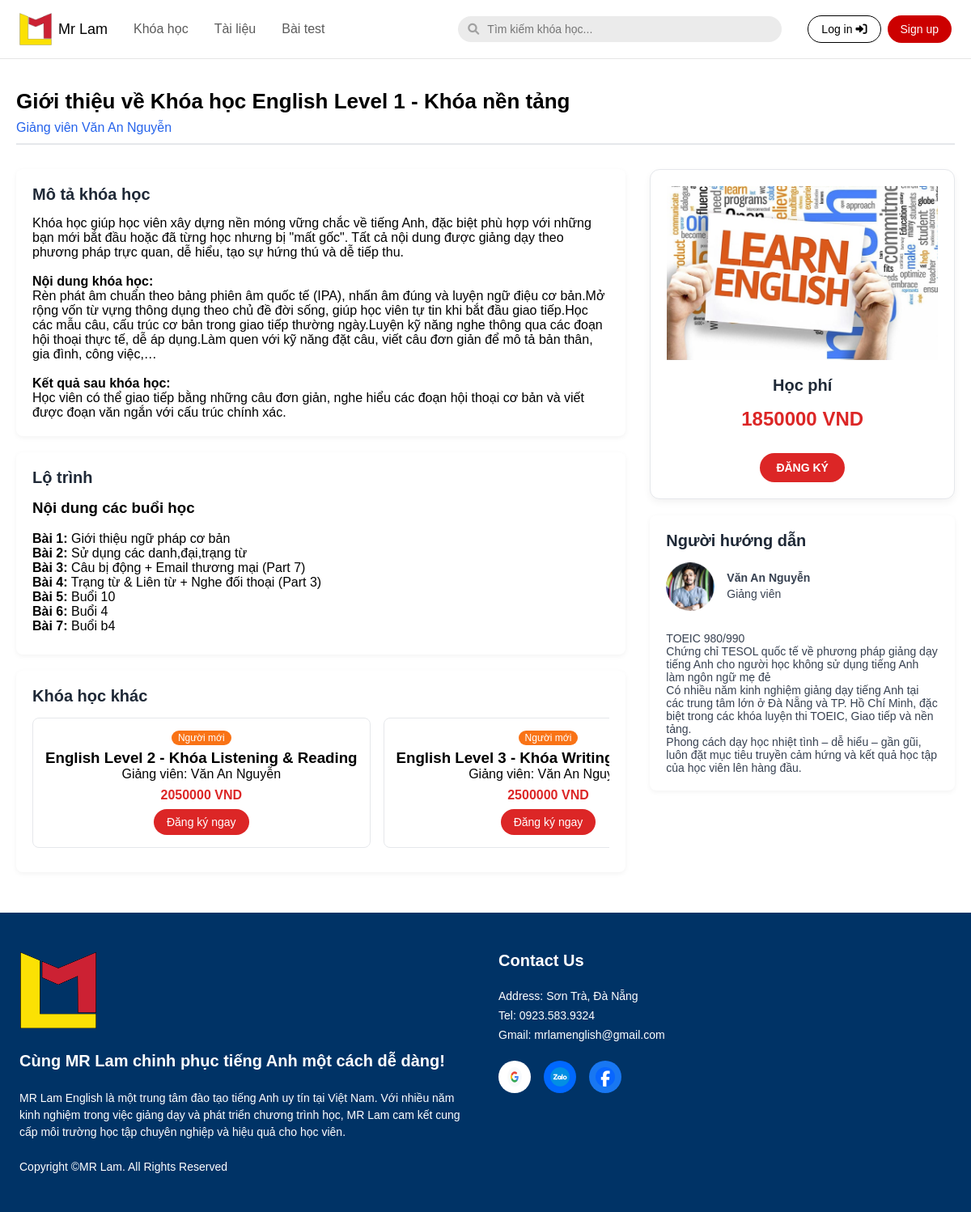
/course_user/courses/1/, run on an earlier commit of the app's database.
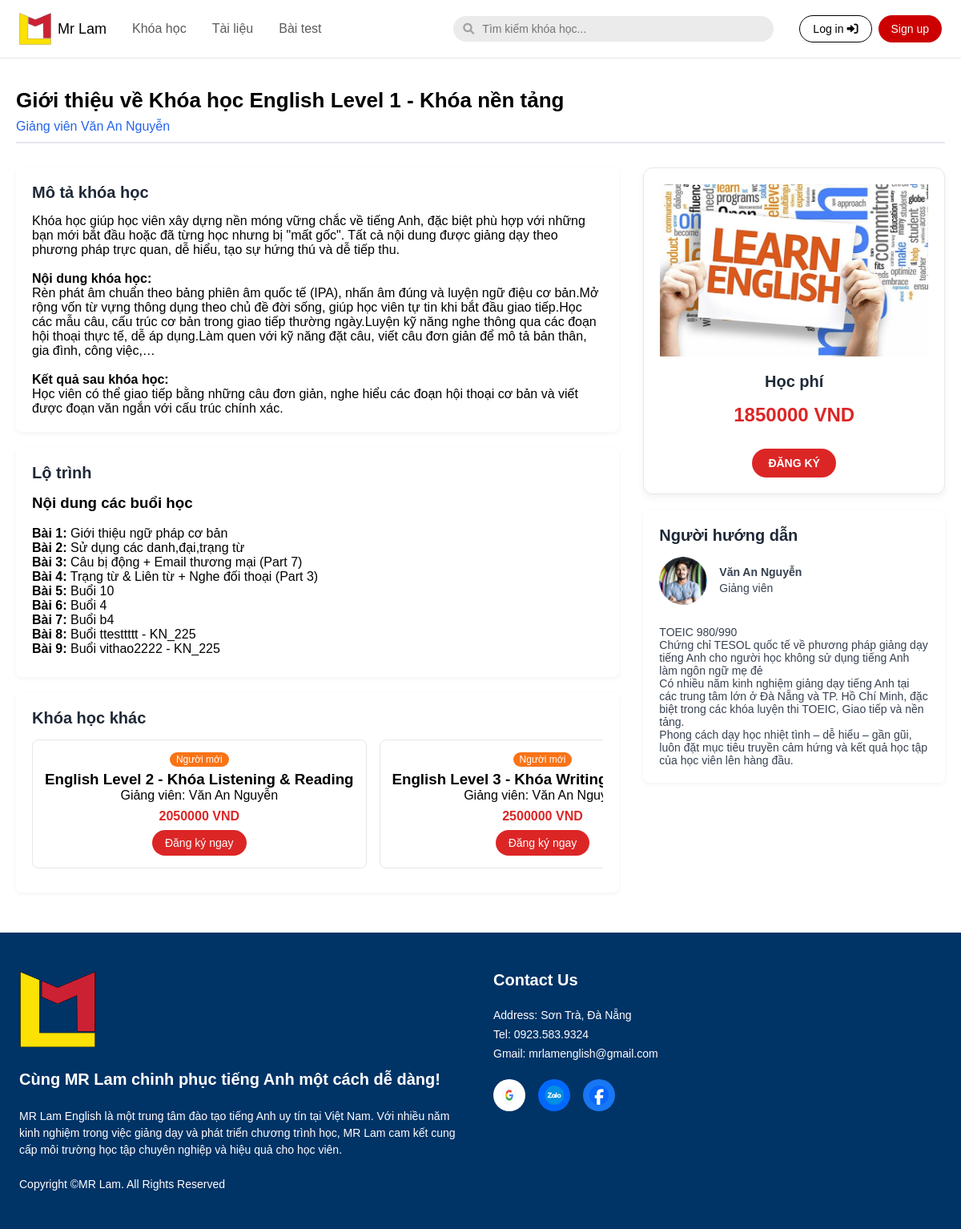
And on a later commit of the database.
### english/models.py (models this page shows, shortened)
class LESSON(models.Model):
    lesson_id = models.AutoField(primary_key=True)
    lesson_file = models.FileField(upload_to="media/lesson", max_length=200)  # Thay FileField bằng URLField
    exercise_file = models.FileField(upload_to="media/exercise", max_length=200)  # Thay FileField bằng URLField
    lesson_name = models.CharField(max_length=100, default="chua co")
    description = models.TextField(null=True, blank=True)
    course = models.ForeignKey(COURSE, on_delete=models.CASCADE)
    session_number = models.CharField(max_length=100, null=True)
    class_specific_id = models.IntegerField(default=0)
    class Meta:
        db_table = 'LESSON'

class COURSE(models.Model):
    course_id = models.AutoField(primary_key=True)
    course_name = models.CharField(max_length=100)
    description = models.TextField(null=True, blank=True)
    price = models.IntegerField(null=True, blank=True)
    des_teacher = models.CharField(max_length=100, null=True, blank=True)
    teacher_name = models.CharField(max_length=100, null=True, blank=True)
    image = models.ImageField(upload_to="media/course",null=True, blank=True)
    class Meta:
        db_table = 'COURSE'

### course_user/views.py (the view)
# urls.py: path('courses/<int:course_id>/', views.course_detail, name='course_detail'),
def course_detail(request, course_id):
    course = get_object_or_404(COURSE, course_id=course_id)
    lessons = course.lesson_set.all()
    other_courses = COURSE.objects.exclude(course_id=course_id)  # Lấy tất cả khóa học ngoại trừ khóa học hiện tại
    context = {
        'course': course,
        'lessons': lessons,
        'courses': other_courses,  # dùng trong phần "Khóa học khác"
    }
    return render(request, 'course_detail.html', context)

### course_user/templatetags/filters.py (called while the page is built)
@register.filter
def format_text(value):
    if not value:
        return ''
    value = re.sub(r'([a-zA-ZÀ-ỹ])\n([a-zA-ZÀ-ỹ])', r'\1 \2', value)
    value = re.sub(r'\n+', ' ', value)
    section_titles = [
        "Nội dung khóa học:",
        "Kết quả sau khóa học:",
        "Cam kết đầu ra:",
        "Mục tiêu khóa học:",
        "Lộ trình học:",
        "Thời lượng khóa học:",
        "Đối tượng học viên:",
    ]
    for title in section_titles:
        value = value.replace(title, f'<br><br><strong>{title}</strong><br>')
    value = re.sub(r'\+\s*', r'<br>+ ', value)
    return value.strip()

### course_user/templates/course_detail.html (shortened to what this page needs)
{% extends "base.html" %}
{% load filters %}
{% load static %}
{% block content %}
<div class="course-container">
    <div class="course-header">
        <h1>Giới thiệu về Khóa học {{ course.course_name }}</h1>
        <p class="author-info">Giảng viên {{ course.teacher_name }}</p>
    </div>
    <div class="main-grid">
        <div class="left-column">
            <div class="course-description">
                <h2>Mô tả khóa học</h2>
                <p>{{ course.description|format_text|safe }}</p>
            </div>
            <div class="course-outline">
                <h2>Lộ trình</h2>
                <h3 style="font-weight: bold;">Nội dung các buổi học</h3> <br>
                <ul class="lesson-list">
                    {% for lesson in lessons %}
                    <li>
                        <strong>Bài {{ forloop.counter }}:</strong> {{ lesson.lesson_name }}
                    </li>
                    {% endfor %}
                </ul>
            </div>
            <div class="other-courses">
                <h2>Khóa học khác</h2>
                <div class="course-scroll">
                    {% for other_course in courses %}
                        {% if other_course.course_id != course.course_id %}
                            <div class="course-card" onclick="window.location.href='{% url 'course_detail' course_id=other_course.course_id %}'" style="cursor:pointer;">
                                <div class="label-new">Người mới</div>
                                <h3>{{ other_course.course_name }}</h3>
                                <p>Giảng viên: {{ other_course.teacher_name }}</p>
                                <p class="price">{{ other_course.price }} VND</p>
                                <a href="{% url 'start_payment' other_course.course_id %}" class="btn-register" onclick="event.stopPropagation();">Đăng ký ngay</a>
                            </div>
                        {% endif %}
                    {% endfor %}
                </div>
            </div>
        </div>
        <div class="right-column">
            <div class="price-box">
                {% if course.image %}
                    <img src="{{ course.image.url }}" alt="{{ course.course_name }}">
                {% else %}
                    <img src="{% static 'images/course.png' %}" alt="Course">
                {% endif %}
                <h2>Học phí</h2>
                <span class="price-main">{{ course.price }} VND</span>
                <a href="{% url 'start_payment' course.course_id %}" class="btn-register">ĐĂNG KÝ</a>
            </div>
            <div class="instructor-box">
                <h2>Người hướng dẫn</h2>
                <div class="instructor-info">
                    <img src="{% static 'images/teacher_avatar.png' %}" alt="Instructor">
                    <div class="instructor-meta">
                        <strong>{{ course.teacher_name }}</strong><br>
                        <span>Giảng viên</span>
                    </div>
                </div>
                <div class="instructor-details">
                    {{ course.des_teacher|format_teacher_description|safe }}
                </div>
            </div>
        </div>
    </div>
</div>
{% endblock %}

What changed in the data, as far as the page shows it:
added LESSON: lesson_name "Buổi ttesttttt - KN_225"
added LESSON: lesson_name "Buổi vithao2222 - KN_225"
